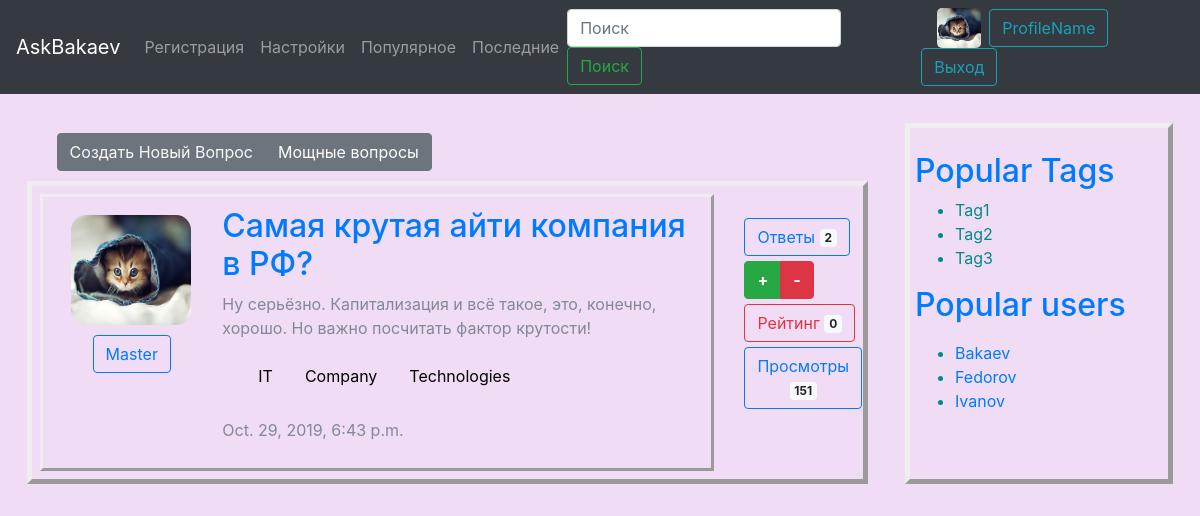
/pop_tag/Company/, run on the app's committed database.
### main/models.py (models this page shows, shortened)
class Questions(models.Model):
    question = models.CharField(max_length=200, verbose_name = "вопрос")
    description = models.TextField(verbose_name = "подробности вопроса")
    author = models.ForeignKey(
        Users, on_delete=models.CASCADE, related_name='user', verbose_name = "автор")
    answers_count = models.IntegerField(default=0, verbose_name = "ответы")
    rating = models.IntegerField(default=0, verbose_name = "рейтинг")
    views = models.IntegerField(default=0, verbose_name = "просмотры")
    creation_time = models.DateTimeField(auto_now_add=True, verbose_name='дата и время создания')
    published = models.BooleanField(default=True, verbose_name="опубликован?")
    tags = models.ManyToManyField('Tags', blank=True, related_name='tags', verbose_name='Теги')
    objects = QuestManager()
    class Meta:
        verbose_name = "Вопрос"
        verbose_name_plural = "Вопросы"

class Users(models.Model):
    name = models.CharField(max_length=20, verbose_name="имя")
    birthday = models.DateField(verbose_name='дата рождения')
    about = models.TextField(default="Пользователь не рассказал о себе.", verbose_name="о пользователе")
    avatar = models.ImageField(upload_to='upload/')
    password = models.CharField(default="qwertyqwerty", max_length=32, verbose_name="parol'")
    def __str__(self):
        return self.name
    class Meta:
        verbose_name = "Пользователь"
        verbose_name_plural = "Пользователи"

class Tags(models.Model):
    tag = models.CharField(max_length=20, verbose_name="тег")
    author = models.ForeignKey(
        Users, on_delete=models.CASCADE, verbose_name = "добавил тег")
    questions_count = models.IntegerField(default=0, verbose_name = "вопросы")
    questions = models.ManyToManyField('Questions', blank=True, related_name='quest', verbose_name='Voprosi')
    class Meta:
        verbose_name = "Тег"
        verbose_name_plural = "Теги"

### main/views.py (the view)
# urls.py: path('pop_tag/<str:tag>/', main_views.tag_view, name='tag_view'),
def tag_view(request, tag):
    tag_set = models.Tags.objects.filter(tag=tag)
    if len(tag_set) == 0:
        questions = models.Questions.objects.filter(published=True)
        messages.error(request, 'No such tag, bro :(')
        return redirect("index")
    else:
        tag_id = tag_set[0].id
        questions = models.Questions.objects.filter(published=True, tags=tag_id)
        return main_page(request, questions)

### main/views.py (called while the page is built)
def main_page(request, questions):
    context = {"test":"roar",
        'tags': models.Tags.objects.all(),
        'users': models.Users.objects.all(),
        "questions" : questions,
        "answers" : models.Answers.objects.all()}
    return render(request, "main/index.html", context)

### main/templates/main/index.html (shortened to what this page needs)
{% extends "base.html" %}
{% block content %}
{% load static %}
<div class="up">
    <div class="btn-group" role="group" aria-label="Basic example">
      <button type="button" class="btn btn-secondary"><a style="color:rgb(248, 248, 247)"
        href="/new">Создать Новый Вопрос</a></button>
      <button type="button" href="/" class="btn btn-secondary">Мощные вопросы</button>
    </div>
  </div>
  <div class="container main-content">
      {% for quest in questions %}
    <div class="row">
      <div class="col-10">
        <div class="question">
          <div class="row">
            <div class="col-2">
              <img class="avatar" src="{% static "public/kitten.jpg" %}" width="120" height="110" alt="kitten">
              <div class="margine">
              <button type="button" href="/" class="btn btn-outline-primary">
                {{ quest.author }}
            </button>
              </div>
            </div>
            <div class="col-1"></div>
            <div class="col-9">
              <h2><a href="/question/{{quest.pk}}">{{ quest.question }} </a></h2>
              <p>
                <a>{{ quest.description }}</a>
              </p>
              <p><div class="pagination">
                {% for tag in quest.tags.all %}
                  <a href='#'>{{ tag.tag }}</a>
                {% endfor %}
                </div></p>
                <p>{{ quest.creation_time }}</p>
            </div>
          </div>
        </div>
      </div>
      <div class="col-2 ">
          <br />
          <div class="marginal">
          <button type="button" class="btn btn-outline-primary">
              Ответы <span class="badge badge-light">{{quest.answers_set.count}}</span>
          </button>
        </div>
        <div class="marginal">
          <div class="btn-group" role="group" aria-label="Basic example">
              <button type="button" class="btn btn-success"><strong> + </strong></button>
              <button type="button" class="btn btn-danger"><strong> - </strong></button>
            </div>
          </div>
            <div class="marginal">
          <button type="button" class="btn btn-outline-danger">
              Рейтинг <span class="badge badge-light">{{ quest.rating }}</span>
          </button>
        </div>
        <button type="button" class="btn btn-outline-primary">
            Просмотры <span class="badge badge-light">{{quest.views}}</span>
        </button>
      </div>
    </div>
    {% endfor %}
  </div>
{% endblock %}

### static/public/my.css (style rules this page uses)
.up { padding: 10px; padding-left: 30px; }
.main-content { border-style: outset; padding: 3px; border-width: 5px; color: darkcyan; }
.question { border-style: outset; padding: 5px; color: rgba(21, 56, 56, 0.507); }
.row { padding: 5px; }
.avatar { margin-left: 18px; margin-top: 8px; border-radius: 15px; margin-right: 8px; }
.margine { margin-top: 10px; margin-left: 40px; }
.marginal { margin-bottom: 5px; }
.row:after { content: ""; display: table; clear: both; }
.pagination { display: inline-block; padding-left: 20px; }
.pagination a { color: black; float: left; padding: 8px 16px; text-decoration: none; }

### data on the page
Questions: published True (drawn), author "Master", question "Самая крутая айти компания в РФ?", description "Ну серьёзно. Капитализация и всё такое, это, конечно, хорошо. Но важно посчитать фактор крутости!", creation_time "Oct. 29, 2019, 6:43 p.m.", answers_set.count "2", rating "0", views "151"
Tags: tag "IT"
Tags: tag "Company"
Tags: tag "Technologies"
